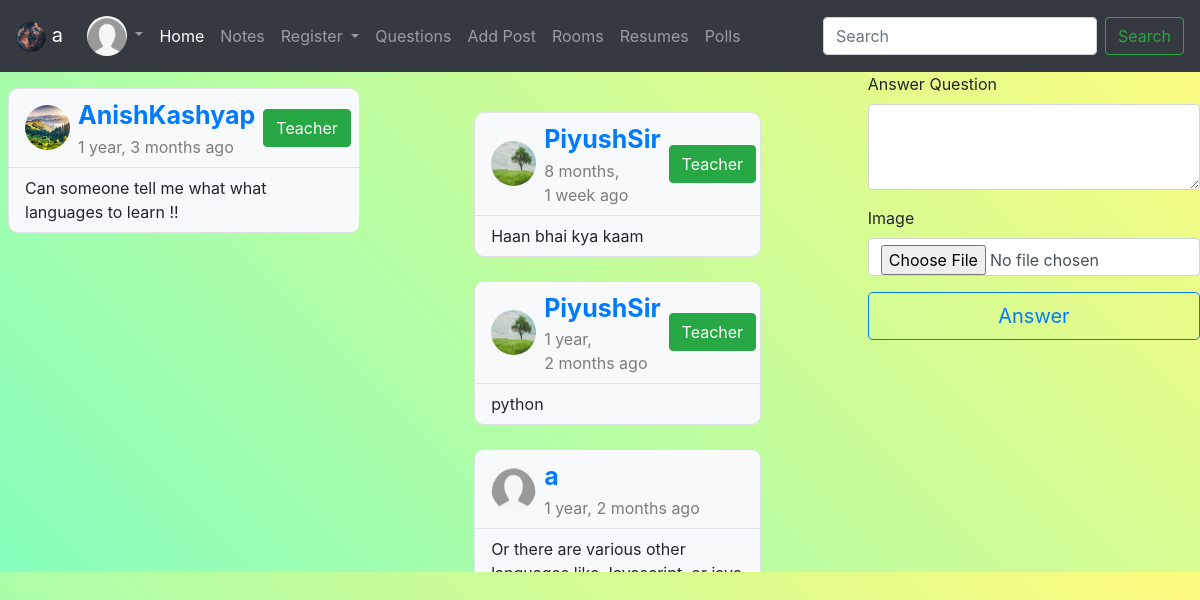
The page /answers/9 (signed in) on the database its author committed.
### base/models.py (models this page shows, shortened)
class User(AbstractUser):
    name = models.CharField(max_length=50, null = False)
    email = models.CharField( max_length=50 ,null = True)
    avatar = models.ImageField( upload_to='Avaters',  default = 'default-profile-pic.png')
    bio = models.TextField(null = True)
    bca_class = models.CharField( max_length=50 ,choices=class_list ,default= ('1st Sem', '1st Sem'), null = True)
    is_teacher = models.BooleanField(default = False)
    followers = models.ManyToManyField('User', related_name='follower')
    followings = models.ManyToManyField('User',related_name= 'following')

class Question(models.Model):
    user = models.ForeignKey(User, on_delete=models.SET_NULL, null=True)
    body = models.TextField()
    date = models.DateTimeField( auto_now_add=True)
    image = models.ImageField(upload_to='Questions' , null = True, blank = True)

class Answer(models.Model):
    user = models.ForeignKey(User, on_delete=models.SET_NULL, null=True)
    question = models.ForeignKey(Question ,on_delete=models.CASCADE, related_name='answers')
    body = models.TextField()
    image = models.ImageField(upload_to='answers', null = True, blank = True)
    date = models.DateTimeField(auto_now_add=True, null=True, blank=True)

### base/views.py (the view)
# urls.py: path('answers/<int:id>', answers, name = 'answers'),
@login_required(login_url='login')
def answers(request, id):
    question = get_object_or_404(Question, id = id)
    answers = Answer.objects.filter(question= question).order_by('-date')
    context = {
        'answers' : answers,
        'question' : question,
    }
    return render(request, 'answers.html', context)

### templates/answers.html (shortened to what this page needs)
{% extends 'master.html' %}
{% block content %}
<div class="wrapper">
    <div class="question">
        <div class="feed p-2" >
            <div class="bg-light border mt-2 text-black " style = 'border-radius: 10px;'>
                <div>
                    <div class="d-flex flex-row justify-content-between align-items-center p-2 border-bottom">
                        <a href="{% url 'show-profile' question.user.id%}">
                        <div class="d-flex flex-row align-items-center feed-text px-2"><img class="rounded-circle" src="{{question.user.avatar.url}}" width="45" height = '45'>
                            <div class="d-flex flex-column flex-wrap ml-2"><span class="font-weight-bold" style = "font-size: 25px;">{{question.user.username}}
                            </span><span class="text-black-50 time">{{question.date|timesince}} ago</span>
                        </div>
                        </div>
                    </a>
                    {% if question.user.is_teacher %}
                                <button type="button" class="btn btn-success">Teacher</button>
                                {% endif %}
                    </div>
                </div>
                <div class="p-2 px-3"><span>{{question.body}}</span></div>
            </div>
        </div>
    </div>
<div class="scroll">
    <div class="container mt-4 mb-5">
        <div class="d-flex justify-content-center row ">
            <div class="col-md-8">
                {% for answer in answers %}
                <div class="feed p-2" >
                    <div class="bg-light border mt-2 text-black " style = 'border-radius: 10px;'>
                        <div>
                            <div class="d-flex flex-row justify-content-between align-items-center p-2 border-bottom">
                                <a href="{% url 'show-profile' answer.user.id%}">
                                <div class="d-flex flex-row align-items-center feed-text px-2"><img class="rounded-circle" src="{{answer.user.avatar.url}}" width="45" height = '45'>
                                    <div class="d-flex flex-column flex-wrap ml-2"><span class="font-weight-bold" style = "font-size: 25px;">{{answer.user.username}}
                                    </span><span class="text-black-50 time">{{answer.date|timesince}} ago</span>
                                </div>
                                </div>
                            </a>
                            {% if answer.user.is_teacher %}
                                        <button type="button" class="btn btn-success">Teacher</button>
                                        {% endif %}
                            </div>
                        </div>
                        <div class="p-2 px-3"><span>{{answer.body}}</span></div>
                    </div>
                </div>
                {% endfor %}
            </div>
        </div>
    </div>
</div>
<div class= 'answer'>
    <div class= 'form'>
        <form method = 'POST' enctype = 'multipart/form-data' class="form-group" action = "/answer/{{question.id}}">
              <div class="form-group">
                <label for="exampleFormControlTextarea1">Answer Question</label>
                <textarea class="form-control" id="exampleFormControlTextarea1" rows="3" name= 'body'></textarea>
              </div>
            <div class="form-group">
                <label for="exampleFormControlInput1">Image</label>
                <input type="file" class="form-control" id="exampleFormControlInput1" placeholder="Enter Image" name = 'image'>
              </div>
            <div>
                <button type="submit" class="btn btn-outline-primary btn-block btn-lg" type = 'submit'>Answer</button>
            </div>
            </div>
    </div>
</div>
{% endblock content %}

### templates/master.html (shortened to what this page needs)
{% load static %}
<!DOCTYPE html>
<html lang="en">
<head>
    <link rel="stylesheet" href="{% static 'css/master.css' %}">
    <link rel="stylesheet" href="https://maxcdn.bootstrapcdn.com/bootstrap/4.5.2/css/bootstrap.min.css">
    <link rel="stylesheet" href="https://cdnjs.cloudflare.com/ajax/libs/font-awesome/6.3.0/css/all.min.css">
  </head>
<body>
    <nav class="navbar navbar-dark bg-dark navbar-expand-lg">
      <a class="navbar-brand" href="#">
        <img src="{% static 'images/website.avif' %}" width="30" height="30" alt="logo" class="rounded-circle">
        {% if request.user.is_authenticated %}
        {{request.user.username}}
        {% else %}
        Anonymous
        {% endif %}
      </a>
      <div class="collapse navbar-collapse" id="navbar-list-4">
        <ul class="navbar-nav">
            <li class="nav-item dropdown">
            {% if request.user.is_authenticated %}
            <a class="nav-link dropdown-toggle" href="#" id="navbarDropdownMenuLink" role="button" data-toggle="dropdown" aria-haspopup="true" aria-expanded="false">
              <img src="{{request.user.avatar.url}}" width="40" height="40" class="rounded-circle">
            </a>
            {% endif %}
          </li>
        </ul>
          <ul class="navbar-nav mr-auto">
            <li class="nav-item active">
              <a class="nav-link" href="{% url 'home' %}">Home </a>
            </li>
            <li class="nav-item">
              <a class="nav-link" href="{% url 'notes' %}">Notes</a>
            </li>
            <li class="nav-item dropdown">
              <a class="nav-link dropdown-toggle" href="#" id="navbarDropdown" role="button" data-toggle="dropdown" aria-haspopup="true" aria-expanded="false">
                Register
              </a>
            </li>
            <li class="nav-item">
              <a class="nav-link" href="{% url 'questions' %}">Questions</a>
            </li>
            <li class="nav-item">
              <a class="nav-link" href="{% url 'add-post' %}">Add Post</a>
            </li>
            <li class="nav-item">
              <a class="nav-link" href="{% url 'rooms' %}">Rooms</a>
            </li>
            <li class="nav-item">
              <a class="nav-link" href="{% url 'resumes' %}">Resumes</a>
            </li>
            <li class="nav-item">
              <a class="nav-link" href="{% url 'polls' %}">Polls</a>
            </li>
          </ul>
          <form class="form-inline my-2 my-lg-0" method  = 'POST' action = '/user-search'>
            <input class="form-control mr-sm-2" type="search" placeholder="Search" aria-label="Search" name = 'search'>
            <button class="btn btn-outline-success my-2 my-sm-0" type="submit">Search</button>
          </form>
      </nav>
    {% block content %}
    {% endblock content %}
</body>
</html>

### rows shown on the page
User: user.username "a", user.avatar (placeholder picture)
Question: user.avatar (picture), user.username "AnishKashyap", date "1 year, 3 months", body "Can someone tell me what what languages to learn !!"
Answer: user.avatar (picture), user.username "PiyushSir", date "8 months, 1 week", shows "Teacher", body "Haan bhai kya kaam"
Answer: user.avatar (picture), user.username "PiyushSir", date "1 year, 2 months", shows "Teacher", body "python"
Answer: user.avatar (placeholder picture), user.username "a", date "1 year, 2 months", body "Or there are various other…"
